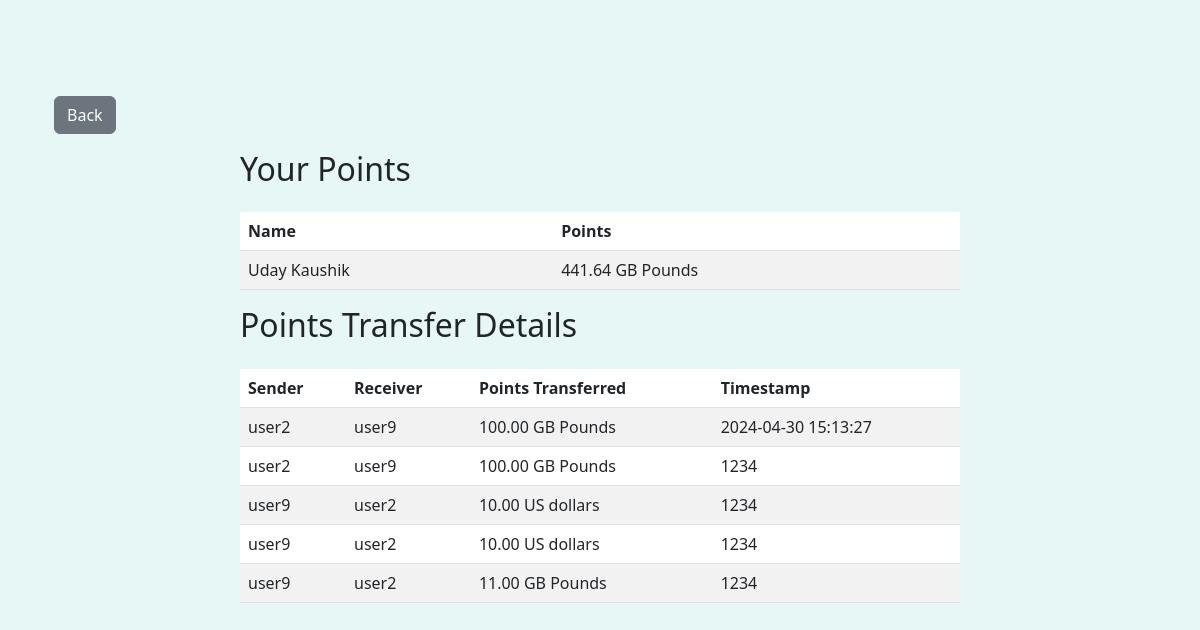
The page /points (signed in) on the database its author committed.
### payapp/models.py (models this page shows, shortened)
class Points(models.Model):
    name = models.ForeignKey(User, on_delete=models.CASCADE)
    points = models.FloatField(default=1000)
    p_type = (
            ('GB Pounds','GB Pounds'),
            ('US dollars', 'US dollars'),
            ('Euros','Euros')
            )
    points_type = models.CharField(max_length=12, choices=p_type, default='GB Pounds')

class PointsTransfer(models.Model):
    enter_your_username = models.CharField(max_length=50)
    enter_destination_username = models.CharField(max_length=50)
    enter_points_to_transfer = models.FloatField()
    points_type = models.CharField(max_length=50)
    date_time = models.CharField(max_length=100)

### payapp/views.py (the view)
# urls.py: path('points', views.points, name='points'),
@login_required(login_url='/')
def points(request):
    username = request.user.username
    src_points = Points.objects.select_related().get(name__username=username)
    transfer_detail = PointsTransfer.objects.select_related().filter(Q(enter_your_username=username) | Q(enter_destination_username= username)).order_by('-id')  # Order by most recent first
    return render(request, "payapp/points.html", {"src_points": src_points, "point_detail" : transfer_detail})

### templates/payapp/points.html (shortened to what this page needs)
{% extends 'register/base.html' %}
{% block content %}
<div class="container mt-5">
    <div class="row">
        <div class="col-lg-12">
            <a class="btn btn-secondary mb-3" onclick="goBack()">Back</a>
        </div>
    </div>
    {% if user.is_authenticated %}
    <div class="row justify-content-center">
        <div class="col-md-8">
            <h2 class="mb-4">Your Points</h2>
            <div class="table-responsive">
                <table class="table table-striped">
                    <thead class="thead-dark">
                    <tr>
                        <th>Name</th>
                        <th>Points</th>
                    </tr>
                    </thead>
                    <tbody>
                    <tr>
                        <td>{{ user.get_full_name }}</td>
                        <td>{{ src_points.points|floatformat:2 }} {{ src_points.points_type }}</td>
                    </tr>
                    </tbody>
                </table>
            </div>
            <h2 class="mb-4">Points Transfer Details</h2>
            <div class="table-responsive">
                <table class="table table-striped">
                    <thead class="thead-dark">
                    <tr>
                        <th>Sender</th>
                        <th>Receiver</th>
                        <th>Points Transferred</th>
                        <th>Timestamp</th>
                    </tr>
                    </thead>
                    <tbody>
                    {% for i in point_detail %}
                    <tr>
                        <td>{{ i.enter_your_username }}</td>
                        <td>{{ i.enter_destination_username }}</td>
                        <td>{{ i.enter_points_to_transfer|floatformat:2 }} {{ i.points_type }}</td>
                        <td>{{ i.date_time }}</td>
                    </tr>
                    {% endfor %}
                    </tbody>
                </table>
            </div>
        </div>
    </div>
    {% endif %}
</div>
{% endblock %}

### templates/register/base.html (shortened to what this page needs)
{% load static %}
<!DOCTYPE html>
<html lang="en">
{% load crispy_forms_tags %}
<head>
    <link href="https://cdn.jsdelivr.net/npm/bootstrap@5.3.0-alpha1/dist/css/bootstrap.min.css" rel="stylesheet">
    <link rel="stylesheet" href="{% static 'messages.css' %}">
</head>
<body>
    <div class="container py-5">
	{% block content %}{% endblock %}
    </div>
</body>
</html>

### templates/register/base.html (style rules this page uses)
html, body { background-color: #E7F7F6; height: 100%; }

### rows shown on the page
Points: points "441.64", points_type "GB Pounds"
PointsTransfer: enter_your_username "user2", enter_destination_username "user9", enter_points_to_transfer "100.00", points_type "GB Pounds", date_time "2024-04-30 15:13:27"
PointsTransfer: enter_your_username "user2", enter_destination_username "user9", enter_points_to_transfer "100.00", points_type "GB Pounds", date_time "1234"
PointsTransfer: enter_your_username "user9", enter_destination_username "user2", enter_points_to_transfer "10.00", points_type "US dollars", date_time "1234"
PointsTransfer: enter_your_username "user9", enter_destination_username "user2", enter_points_to_transfer "10.00", points_type "US dollars", date_time "1234"
PointsTransfer: enter_your_username "user9", enter_destination_username "user2", enter_points_to_transfer "11.00", points_type "GB Pounds", date_time "1234"

### other values the page prints
{{ user.get_full_name }} "Uday Kaushik"
